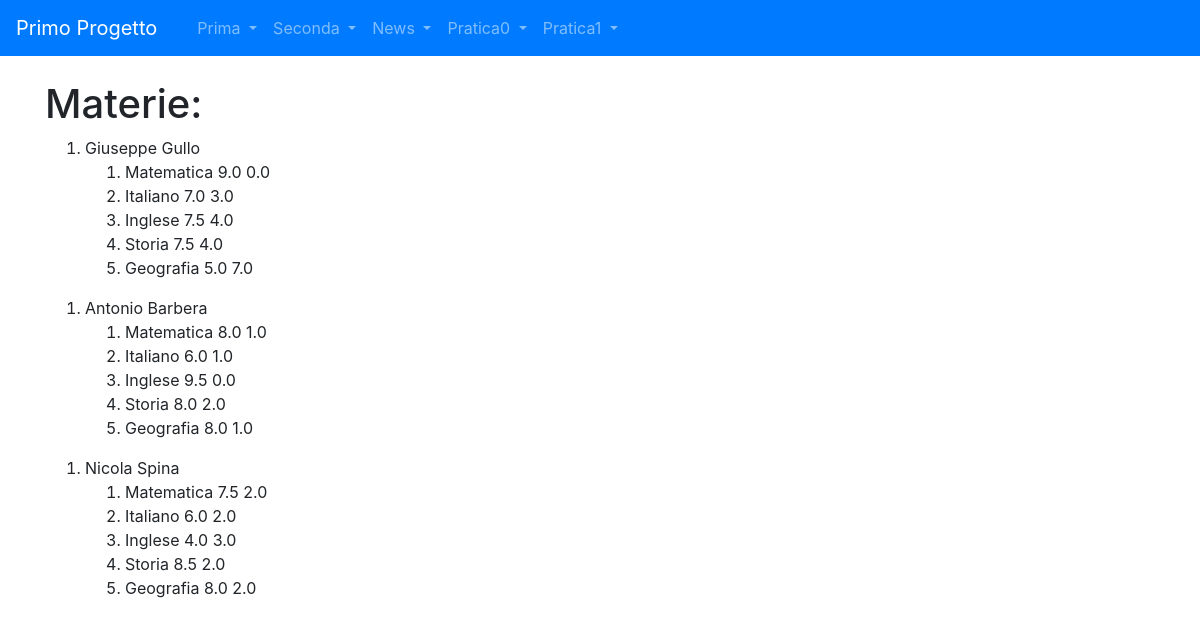
The app's page /prova_pratica_1/view_c with its own data.
### prova_pratica_1/models.py (models this page shows)
class Materia(models.Model):
  nome=models.TextField(max_length=50)
  def __str__(self):
    return self.nome

### prova_pratica_1/views.py (the view)
# urls.py: path('view_c',view_c,name='view_c'),
def view_c(request):
  studenti=Studente.objects.all()
  materie=Materia.objects.all()
  votiTutti={}
  for studente in studenti:
    ris=[]
    for materia in materie:
      voti=Voto.objects.filter(studente=studente,materia=materia)
      somma=0.0
      if len(voti)!=0:
        for voto in voti:
          somma+=voto.valore
        somma/=len(voti)
      assenze=Assenza.objects.filter(studente=studente,materia=materia)
      somma2=0.0
      if len(assenze)!=0:
        for assenza in assenze:
          somma2+=assenza.valore
        somma2/=len(assenze)
      ris.append((materia,somma,somma2))
    votiTutti[studente.nome+ " "+studente.cognome]=ris
  context={}
  context['voti']=votiTutti
  print(votiTutti)
  return render(request,"view_c.html",context)

### prova_pratica_1/templates/view_c.html (shortened to what this page needs)
{% extends 'base.html' %}
{% block content %}
<h1>Materie:</h1>
{% for alunno,valutazioni in voti.items %}
<ol>
<li>{{alunno}}
<ol>
{% for materia in valutazioni %}
<li>{{materia.0}} {{materia.1}} {{materia.2}}</li>
{% endfor %}
</ol>
</li>
</ol>
{% endfor %}
{% endblock content %}

### records on screen
Materia: nome "Matematica", materia "9.0", materia "0.0", materia "8.0", materia "1.0", materia "7.5", materia "2.0"
Materia: nome "Italiano", materia "7.0", materia "3.0", materia "6.0", materia "1.0", materia "2.0"
Materia: nome "Inglese", materia "7.5", materia "4.0", materia "9.5", materia "0.0", materia "3.0"
Materia: nome "Storia", materia "7.5", materia "4.0", materia "8.0", materia "2.0", materia "8.5"
Materia: nome "Geografia", materia "5.0", materia "7.0", materia "8.0", materia "1.0", materia "2.0"

### other values on screen
{{ alunno }} "Giuseppe Gullo" "Antonio Barbera" "Nicola Spina"
